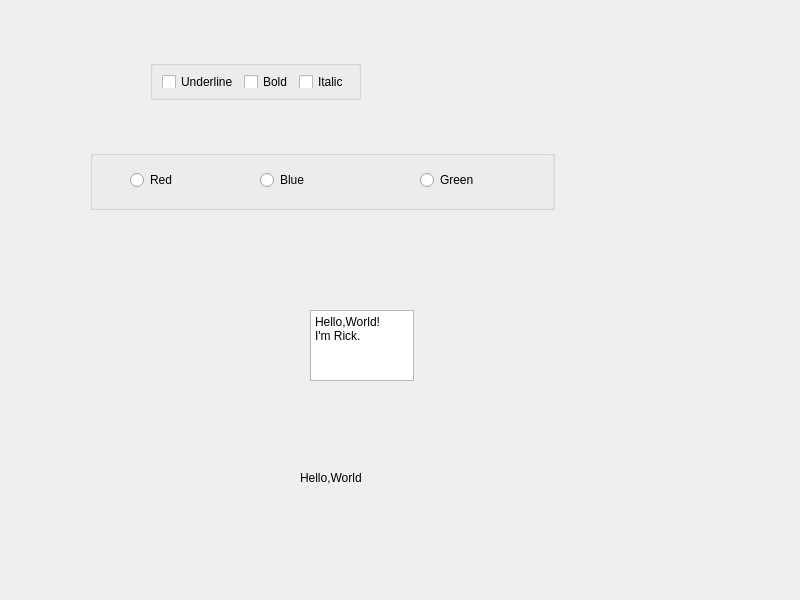
<?xml version="1.0" encoding="UTF-8"?>
<ui version="4.0">
 <class>Widget</class>
 <widget class="QWidget" name="Widget">
  <property name="geometry">
   <rect>
    <x>0</x>
    <y>0</y>
    <width>800</width>
    <height>600</height>
   </rect>
  </property>
  <property name="windowTitle">
   <string>Widget</string>
  </property>
  <widget class="QLabel" name="label">
   <property name="geometry">
    <rect>
     <x>300</x>
     <y>470</y>
     <width>171</width>
     <height>16</height>
    </rect>
   </property>
   <property name="text">
    <string>Hello,World</string>
   </property>
  </widget>
  <widget class="QGroupBox" name="groupBox">
   <property name="geometry">
    <rect>
     <x>150</x>
     <y>60</y>
     <width>211</width>
     <height>40</height>
    </rect>
   </property>
   <property name="title">
    <string/>
   </property>
   <layout class="QHBoxLayout" name="horizontalLayout">
    <item>
     <widget class="QCheckBox" name="checkBox">
      <property name="text">
       <string>Underline</string>
      </property>
     </widget>
    </item>
    <item>
     <widget class="QCheckBox" name="checkBox_2">
      <property name="text">
       <string>Bold</string>
      </property>
     </widget>
    </item>
    <item>
     <widget class="QCheckBox" name="checkBox_3">
      <property name="text">
       <string>Italic</string>
      </property>
     </widget>
    </item>
   </layout>
  </widget>
  <widget class="QGroupBox" name="groupBox_2">
   <property name="geometry">
    <rect>
     <x>90</x>
     <y>150</y>
     <width>465</width>
     <height>60</height>
    </rect>
   </property>
   <property name="title">
    <string/>
   </property>
   <widget class="QRadioButton" name="radioButton_3">
    <property name="geometry">
     <rect>
      <x>330</x>
      <y>20</y>
      <width>95</width>
      <height>20</height>
     </rect>
    </property>
    <property name="text">
     <string>Green</string>
    </property>
   </widget>
   <widget class="QRadioButton" name="radioButton">
    <property name="geometry">
     <rect>
      <x>40</x>
      <y>20</y>
      <width>95</width>
      <height>20</height>
     </rect>
    </property>
    <property name="text">
     <string>Red</string>
    </property>
   </widget>
   <widget class="QRadioButton" name="radioButton_2">
    <property name="geometry">
     <rect>
      <x>170</x>
      <y>20</y>
      <width>95</width>
      <height>20</height>
     </rect>
    </property>
    <property name="text">
     <string>Blue</string>
    </property>
   </widget>
  </widget>
  <widget class="QPlainTextEdit" name="plainTextEdit">
   <property name="geometry">
    <rect>
     <x>310</x>
     <y>310</y>
     <width>104</width>
     <height>71</height>
    </rect>
   </property>
   <property name="plainText">
    <string>Hello,World!
I'm Rick.</string>
   </property>
  </widget>
 </widget>
 <resources/>
 <connections>
  <connection>
   <sender>checkBox</sender>
   <signal>clicked()</signal>
   <receiver>Widget</receiver>
   <slot>repaint()</slot>
   <hints>
    <hint type="sourcelabel">
     <x>199</x>
     <y>79</y>
    </hint>
    <hint type="destinationlabel">
     <x>399</x>
     <y>299</y>
    </hint>
   </hints>
  </connection>
  <connection>
   <sender>checkBox_2</sender>
   <signal>clicked()</signal>
   <receiver>Widget</receiver>
   <slot>repaint()</slot>
   <hints>
    <hint type="sourcelabel">
     <x>269</x>
     <y>79</y>
    </hint>
    <hint type="destinationlabel">
     <x>399</x>
     <y>299</y>
    </hint>
   </hints>
  </connection>
 </connections>
</ui>
